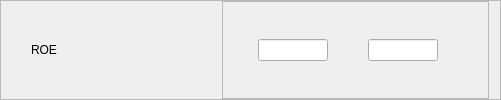
              <widget class="QFrame" name="fROE">
               <property name="frameShape">
                <enum>QFrame::StyledPanel</enum>
               </property>
               <property name="frameShadow">
                <enum>QFrame::Raised</enum>
               </property>
               <layout class="QHBoxLayout" name="horizontalLayout_72">
                <property name="leftMargin">
                 <number>30</number>
                </property>
                <property name="topMargin">
                 <number>0</number>
                </property>
                <property name="bottomMargin">
                 <number>0</number>
                </property>
                <item>
                 <widget class="QLabel" name="label_48">
                  <property name="minimumSize">
                   <size>
                    <width>185</width>
                    <height>0</height>
                   </size>
                  </property>
                  <property name="maximumSize">
                   <size>
                    <width>185</width>
                    <height>150</height>
                   </size>
                  </property>
                  <property name="styleSheet">
                   <string notr="true">font: 14pt &quot;Segoe UI&quot;;</string>
                  </property>
                  <property name="text">
                   <string>ROE</string>
                  </property>
                  <property name="alignment">
                   <set>Qt::AlignLeading|Qt::AlignLeft|Qt::AlignVCenter</set>
                  </property>
                 </widget>
                </item>
                <item>
                 <widget class="QFrame" name="frame_52">
                  <property name="frameShape">
                   <enum>QFrame::StyledPanel</enum>
                  </property>
                  <property name="frameShadow">
                   <enum>QFrame::Raised</enum>
                  </property>
                  <layout class="QHBoxLayout" name="horizontalLayout_73">
                   <property name="spacing">
                    <number>0</number>
                   </property>
                   <property name="leftMargin">
                    <number>35</number>
                   </property>
                   <property name="topMargin">
                    <number>0</number>
                   </property>
                   <property name="rightMargin">
                    <number>50</number>
                   </property>
                   <property name="bottomMargin">
                    <number>0</number>
                   </property>
                   <item>
                    <widget class="QLineEdit" name="min_ROE">
                     <property name="maximumSize">
                      <size>
                       <width>70</width>
                       <height>16777215</height>
                      </size>
                     </property>
                     <property name="focusPolicy">
                      <enum>Qt::StrongFocus</enum>
                     </property>
                     <property name="alignment">
                      <set>Qt::AlignCenter</set>
                     </property>
                     <property name="placeholderText">
                      <string/>
                     </property>
                    </widget>
                   </item>
                   <item>
                    <spacer name="horizontalSpacer_35">
                     <property name="orientation">
                      <enum>Qt::Horizontal</enum>
                     </property>
                     <property name="sizeType">
                      <enum>QSizePolicy::Expanding</enum>
                     </property>
                     <property name="sizeHint" stdset="0">
                      <size>
                       <width>40</width>
                       <height>20</height>
                      </size>
                     </property>
                    </spacer>
                   </item>
                   <item>
                    <widget class="QLineEdit" name="max_ROE">
                     <property name="maximumSize">
                      <size>
                       <width>70</width>
                       <height>16777215</height>
                      </size>
                     </property>
                     <property name="focusPolicy">
                      <enum>Qt::StrongFocus</enum>
                     </property>
                     <property name="alignment">
                      <set>Qt::AlignCenter</set>
                     </property>
                     <property name="placeholderText">
                      <string/>
                     </property>
                    </widget>
                   </item>
                  </layout>
                 </widget>
                </item>
               </layout>
              </widget>
